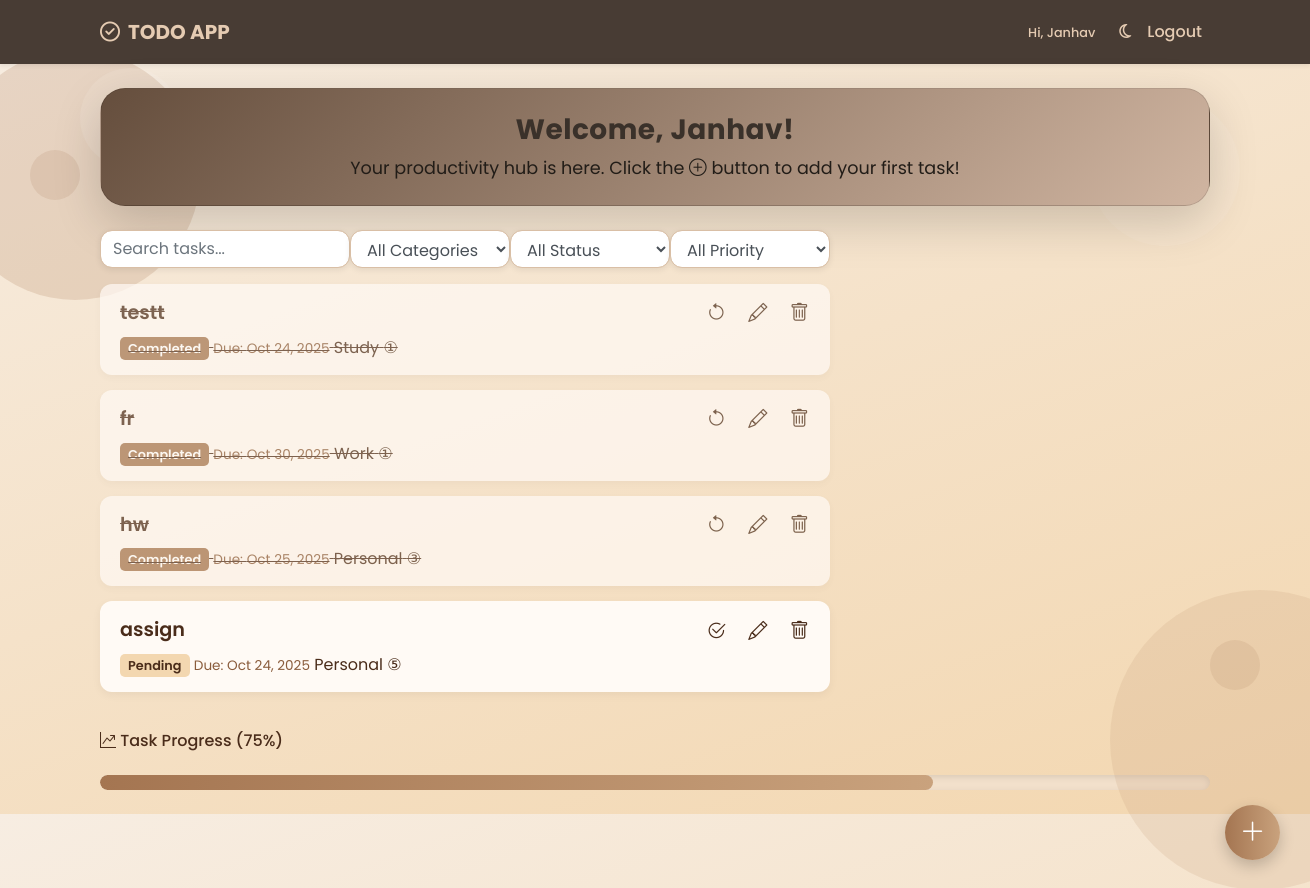
Screenshot of / (signed in) with the database file from the repository.
### app/models.py (models this page shows, shortened)
class TODO(models.Model):
    status_choices = [
        ('C', 'COMPLETED'),
        ('P', 'PENDING'),
    ]
    priority_choices = [
        ('1', '①'), ('2', '②'), ('3', '③'), ('4', '④'), ('5', '⑤'),
        ('6', '⑥'), ('7', '⑦'), ('8', '⑧'), ('9', '⑨'), ('10','⑩'),
    ]
    category_choices = [
        ('Personal', 'Personal'),
        ('Work', 'Work'),
        ('Study', 'Study'),
        ('Shopping', 'Shopping'),
        ('Other', 'Other'),
    ]
    title = models.CharField(max_length=100)
    description = models.TextField(blank=True)              # new
    due_date = models.DateField(null=True, blank=True)      # new
    status = models.CharField(max_length=2, choices=status_choices, default='P')
    user = models.ForeignKey(User, on_delete=models.CASCADE)
    date = models.DateTimeField(auto_now_add=True)
    completed_at = models.DateTimeField(null=True, blank=True)  # new (when completed)
    priority = models.CharField(max_length=2, choices=priority_choices, default='5')
    category = models.CharField(max_length=30, choices=category_choices, default='Other')  # new

### app/views.py (the view)
# urls.py: path('', home, name='home'),
@login_required(login_url='login')
def home(request):
    user = request.user
    form = TODOForm()
    search_query = request.GET.get('q', '')      # Search box value
    category_filter = request.GET.get('category', '') # Category dropdown value
    status_filter = request.GET.get('status', '')    # Status dropdown value
    priority_filter = request.GET.get('priority', '') # <--- NEW: Priority dropdown value
    order_by = request.GET.get('order', 'priority')  # Ordering field
    todos = TODO.objects.filter(user=user)
    if search_query:
        todos = todos.filter(
            Q(title__icontains=search_query) | Q(description__icontains=search_query)
        )
    if category_filter:
        todos = todos.filter(category=category_filter)
    if status_filter:
        todos = todos.filter(status=status_filter)
    if priority_filter:
        todos = todos.filter(priority=priority_filter)
    if order_by == 'date':
        todos = todos.order_by('-date')
    elif order_by == 'due':
        todos = todos.order_by('due_date')
    else:
        todos = todos.order_by('priority')
    total = todos.count()
    completed = todos.filter(status='C').count()
    progress = int((completed / total) * 100) if total > 0 else 0
    context = {
        'form': form,
        'todos': todos,
        'q': search_query,
        'category_filter': category_filter,
        'status_filter': status_filter,
        'priority_filter': priority_filter, # <--- NEW: Pass filter back to template
        'order_by': order_by,
        'progress': progress,
        'total': total,
        'completed': completed,
    }
    return render(request, 'index.html', context=context)

### app/forms.py
class TODOForm(forms.ModelForm):
    due_date = forms.DateField(required=False, widget=forms.DateInput(attrs={
        "type": "date", "class": "form-control"
    }))
    description = forms.CharField(required=False, widget=forms.Textarea(attrs={
        "rows": 3, "class": "form-control", "placeholder": "Add details (optional)"
    }))
    class Meta:
        model = TODO
        fields = ['title', 'description', 'due_date', 'status', 'priority', 'category']
        widgets = {
            "title": forms.TextInput(attrs={"class": "form-control", "placeholder": "Task title"}),
            "status": forms.Select(attrs={"class": "form-control"}),
            "priority": forms.Select(attrs={"class": "form-control"}),
            "category": forms.Select(attrs={"class": "form-control"}),
        }

### app/templates/index.html (shortened to what this page needs)
{% extends 'base.html' %}
{% block content %}
<div class="floating-shape" style="top:150px; left:30px;"></div>
  <div class="floating-shape" style="bottom:100px; right:50px;"></div>
<div class="mb-4 position-relative">
  <div style="position:absolute; width:100px; height:100px; background: rgba(255,255,255,0.1); border-radius:50%; top:-20px; left:-20px; z-index:0;"></div>
  <div style="position:absolute; width:150px; height:150px; background: rgba(255,255,255,0.08); border-radius:50%; bottom:-40px; right:-30px; z-index:0;"></div>
  <div class="card p-4 shadow-lg text-center"
       style="background: linear-gradient(135deg, #654e3d, #d0b5a1);
              border-radius: 25px;
              box-shadow: 0 15px 30px rgba(0,0,0,0.2);
              color: #fff;
              transform: translateY(-20px);
              animation: slideIn 1s forwards;">
    <h3 class="mb-2" style="color: #3a312a; font-weight:700;">
      Welcome, {% if request.user.is_authenticated %}{{ request.user.username }}{% else %}Guest{% endif %}!
    </h3>
    <p class="mb-0" style="color: #221d18; font-size:1.1rem;">
      Your productivity hub is here. Click the <i class="bi bi-plus-circle"></i> button to add your first task!
    </p>
  </div>
</div>
<div class="row">
  <div class="col-lg-8">
    <form method="GET" action="{% url 'home' %}" id="filter-form" class="d-flex mb-3 justify-content-between align-items-center flex-wrap gap-2">
      <input
        type="text"
        name="q"
        class="form-control"
        style="max-width: 250px; flex-grow: 1;"
        placeholder="Search tasks..."
        value="{{ q|default_if_none:'' }}"
      >
      <div class="d-flex gap-2 flex-grow-1 justify-content-end">
        <select name="category" class="form-control" onchange="document.getElementById('filter-form').submit()">
          <option value="">All Categories</option>
        </select>
        <select name="status" class="form-control" onchange="document.getElementById('filter-form').submit()">
          <option value="">All Status</option>
        </select>
        <select name="priority" class="form-control" onchange="document.getElementById('filter-form').submit()">
          <option value="">All Priority</option>
        </select>
      </div>
    </form>
    {% for todo in todos %}
    <div class="todo-card {% if todo.status == 'C' %}completed{% endif %}">
      <div class="todo-actions">
        {% if todo.status == 'P' %}
          <a href="{% url 'change_todo' todo.id 'C' %}"><button title="Mark Done"><i class="bi bi-check2-circle"></i></button></a>
        {% else %}
          <a href="{% url 'change_todo' todo.id 'P' %}"><button title="Mark Pending"><i class="bi bi-arrow-counterclockwise"></i></button></a>
        {% endif %}
        <a href="{% url 'edit_todo' todo.id %}"><button title="Edit"><i class="bi bi-pencil"></i></button></a>
        <a href="{% url 'delete_todo' todo.id %}"><button title="Delete"><i class="bi bi-trash"></i></button></a>
      </div>
      <div class="todo-title">{{ todo.title }}</div>
      <div class="mt-2">
        {% if todo.status == 'P' %}
        <span class="badge-status badge-pending">Pending</span>
        {% elif todo.status == 'C' %}
        <span class="badge-status badge-completed">Completed</span>
        {% endif %}
        <span class="todo-date">Due: {{ todo.due_date|date:"M d, Y" }}</span>
        <span class="badge-tag">{{ todo.category }}</span>
        <span class="badge-tag badge-{{ todo.get_priority_display|lower }}">{{ todo.get_priority_display }}</span>
      </div>
    </div>
    {% empty %}
    <p class="text-muted">No tasks yet. Add your first Todo!</p>
    {% endfor %}
  </div>
</div>
<div class="mt-4">
  <h6 class="mb-2"><i class="bi bi-graph-up-arrow"></i> Task Progress ({{ progress }}%)</h6>
  <div class="progress-container">
    <div class="progress-bar" id="progressBar" style="width: {{ progress }}%;"></div>
  </div>
</div>
<a href="#" id="toggleAddTodo" class="floating-btn" title="Add New Task">
  <i class="bi bi-plus-lg"></i>
</a>
{% endblock %}

### app/templates/base.html (shortened to what this page needs)
<!doctype html>
<html lang="en">
  <head>
    <link href="https://cdn.jsdelivr.net/npm/bootstrap-icons@1.11.3/font/bootstrap-icons.css" rel="stylesheet">
    <link rel="stylesheet" href="https://cdn.jsdelivr.net/npm/bootstrap@4.5.3/dist/css/bootstrap.min.css">
    {% load static %}
    <link rel="stylesheet" href="{% static 'css/style.css' %}?v=2">
    <link rel="stylesheet" href="https://cdn.jsdelivr.net/npm/bootstrap-icons@1.11.3/font/bootstrap-icons.css">
  </head>
  <body>
    <nav class="navbar navbar-expand-lg navbar-custom shadow-sm">
      <div class="container">
        <a class="navbar-brand font-weight-bold text-uppercase" href="/">
          <i class="fas fa-check-circle mr-2"></i>TODO App
        </a>
        <div class="collapse navbar-collapse justify-content-end" id="navbarNav">
          <ul class="navbar-nav align-items-center">
            <li class="nav-item mr-3">
              <span class="text-muted small">Hi, {% if request.user.is_authenticated %}{{ request.user.username }}{% else %}Guest{% endif %}</span>
            </li>
            <li class="nav-item">
              <a class="nav-link mode-toggle" id="modeToggle" title="Toggle dark mode">
                <i class="fas fa-moon"></i>
              </a>
            </li>
            {% if request.user.is_authenticated %}
             <li class="nav-item">
               <a class="nav-link" href="/logout/">Logout</a>
             </li>
            {% endif %}
          </ul>
        </div>
      </div>
    </nav>
    <div class="container my-4">
      {% block content %}{% endblock %}
    </div>
  </body>
</html>

### app/static/css/style.css (style rules this page uses)
h3, h4, h5 { font-weight: 600; letter-spacing: 0.5px; }
p { color: #6c4a33; font-size: 0.95rem; }
body { background: linear-gradient(160deg, #f7ede2, #f3d7b0); font-family: 'Poppins', sans-serif; color: #4a2c1a; margin: 0; padding: 0; position: relative; overflow-x: hidden; }
.floating-shape { position: absolute; width: 50px; height: 50px; border-radius: 50%; background: rgba(164,117,81,0.15); z-index: 0; pointer-events: none; animation: float 6s infinite alternate; }
body::before { content: ''; position: absolute; width: 250px; height: 250px; background: rgba(164, 117, 81, 0.2); border-radius: 50%; top: 50px; left: -50px; z-index: 0; }
body::after { content: ''; position: absolute; width: 300px; height: 300px; background: rgba(201, 162, 125, 0.2); border-radius: 50%; bottom: -100px; right: -100px; z-index: 0; }
.navbar { background-color: #4a2c1a !important; box-shadow: 0 3px 10px rgba(0, 0, 0, 0.2); }
.navbar .navbar-brand, .navbar .nav-link, .navbar span { color: #f7ede2 !important; }
.card { background: linear-gradient(160deg, #fff5eb, #f3d7b0); box-shadow: 0 8px 20px rgba(0, 0, 0, 0.1); border-radius: 20px; transition: transform 0.3s ease; }
button, .btn { border-radius: 10px; font-weight: 600; }
.todo-card { background: #fffaf5; border-radius: 12px; padding: 15px 20px; margin-bottom: 15px; box-shadow: 0 3px 10px rgba(0, 0, 0, 0.05); position: relative; overflow: hidden; }
.todo-card.completed { opacity: 0.7; text-decoration: line-through; }
.todo-title { font-size: 1.2rem; font-weight: 600; color: #4a2c1a; }
.todo-date { font-size: 0.85rem; color: #8a5c3c; }
.todo-actions { position: absolute; top: 15px; right: 15px; }
.todo-actions button { background: none; border: none; color: #4a2c1a; font-size: 1.2rem; margin-left: 6px; cursor: pointer; transition: transform 0.2s; }
.badge-status { padding: 3px 8px; border-radius: 5px; font-size: 0.8rem; font-weight: 600; }
.badge-pending { background-color: #f3d7b0; color: #4a2c1a; }
.badge-completed { background-color: #a47551; color: #fff; }
.progress-container { margin-top: 25px; background: #f2e0cb; border-radius: 10px; overflow: hidden; height: 15px; box-shadow: inset 0 2px 6px rgba(0, 0, 0, 0.1); }
.progress-bar { height: 100%; width: 0; background: linear-gradient(90deg, #a47551, #c9a27d); border-radius: 10px; transition: width 1s ease-in-out; }
.floating-btn { position: fixed; bottom: 30px; right: 30px; background: linear-gradient(90deg, #a47551, #c9a27d); color: #fff; font-size: 1.6rem; width: 55px; height: 55px; border-radius: 50%; display: flex; align-items: center; justify-content: center; box-shadow: 0 6px 15px rgba(0, 0, 0, 0.2); transition: transform 0.3s ease, background 0.3s ease; text-decoration: none; z-index: 999; animation: bounce 2s infinite; }
.card.p-4 { border-radius: 20px; background: #fffaf5; box-shadow: 0 6px 18px rgba(0,0,0,0.08); transition: transform 0.2s ease, box-shadow 0.2s ease; }
#filter-form input[type="text"], #filter-form select { border-radius: 12px; border: 1px solid #d9bfa6; padding: 7px 12px; box-shadow: 0 2px 6px rgba(0,0,0,0.08); transition: all 0.2s ease; }

### app/templates/base.html (style rules this page uses)
body { transition: background-color .2s, color .2s; font-family: 'Poppins', sans-serif; }
.completed { text-decoration: line-through; opacity: .7; }
.mode-toggle { cursor: pointer; }
.navbar-custom { background-color: #483c34 !important; padding-top: 0.75rem; padding-bottom: 0.75rem; box-shadow: 0 2px 10px rgba(0, 0, 0, 0.15); }
.navbar-custom .navbar-brand, .navbar-custom .nav-link, .navbar-custom .text-muted, .navbar-custom .fas, .navbar-custom .bi { color: #e5cbb2 !important; font-weight: 500; }

### rows the page displays
TODO: status "C" (drawn), title "testt", due_date "Oct 24, 2025", category "Study", priority "①"
TODO: status "C" (drawn), title "fr", due_date "Oct 30, 2025", category "Work", priority "①"
TODO: status "C" (drawn), title "hw", due_date "Oct 25, 2025", category "Personal", priority "③"
TODO: status "P" (drawn), title "assign", due_date "Oct 24, 2025", category "Personal", priority "⑤"

### other values shown
{{ request.user.username }} "Janhav"
{{ progress }} "75"
